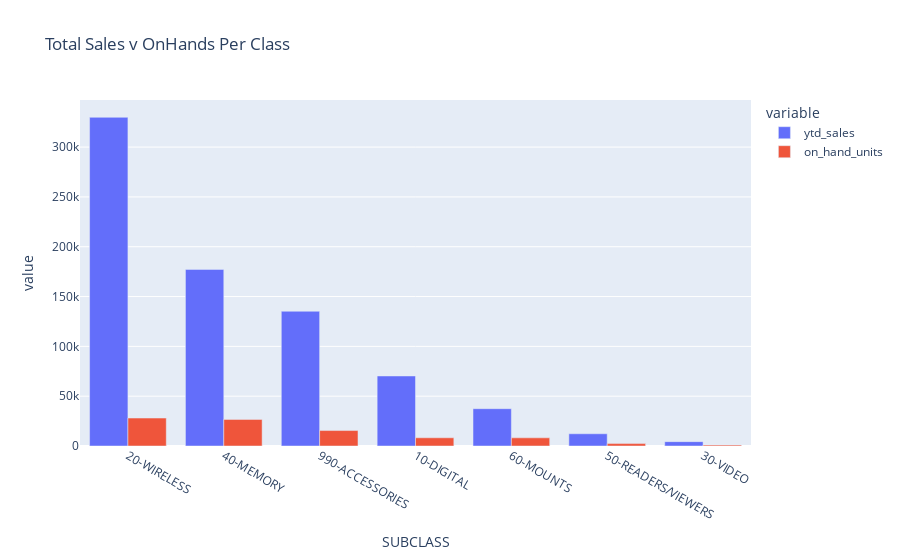

Notebook code for this chart:
### Code cell
import plotly.express as px 

px.bar(asst_piv,
       x=asst_piv.index,
       y=['ytd_sales','on_hand_units'],
       barmode='group',
       title='Total Sales v OnHands Per Class',
       )

### Figure 1 — Plotly figure (JSON) as saved in the notebook; plotly's stock layout.template omitted (floating-point values rounded to 4 significant figures)
{"data": [{"alignmentgroup": "True", "hovertemplate": "variable=ytd_sales<br>SUBCLASS=%{x}<br>value=%{y}<extra></extra>", "legendgroup": "ytd_sales", "marker": {"color": "#636efa", "pattern": {"shape": ""}}, "name": "ytd_sales", "offsetgroup": "ytd_sales", "orientation": "v", "showlegend": true, "textposition": "auto", "type": "bar", "x": ["20-WIRELESS", "40-MEMORY", "990-ACCESSORIES", "10-DIGITAL", "60-MOUNTS", "50-READERS/VIEWERS", "30-VIDEO"], "xaxis": "x", "y": [329912, 177255, 135237, 70279, 37435, 12278, 4378], "yaxis": "y"}, {"alignmentgroup": "True", "hovertemplate": "variable=on_hand_units<br>SUBCLASS=%{x}<br>value=%{y}<extra></extra>", "legendgroup": "on_hand_units", "marker": {"color": "#EF553B", "pattern": {"shape": ""}}, "name": "on_hand_units", "offsetgroup": "on_hand_units", "orientation": "v", "showlegend": true, "textposition": "auto", "type": "bar", "x": ["20-WIRELESS", "40-MEMORY", "990-ACCESSORIES", "10-DIGITAL", "60-MOUNTS", "50-READERS/VIEWERS", "30-VIDEO"], "xaxis": "x", "y": [28045, 26697, 15500, 8241, 8191, 2425, 918], "yaxis": "y"}], "layout": {"barmode": "group", "legend": {"title": {"text": "variable"}, "tracegroupgap": 0}, "title": {"text": "Total Sales v OnHands Per Class"}, "xaxis": {"anchor": "y", "domain": [0, 1], "title": {"text": "SUBCLASS"}}, "yaxis": {"anchor": "x", "domain": [0, 1], "title": {"text": "value"}}}}
